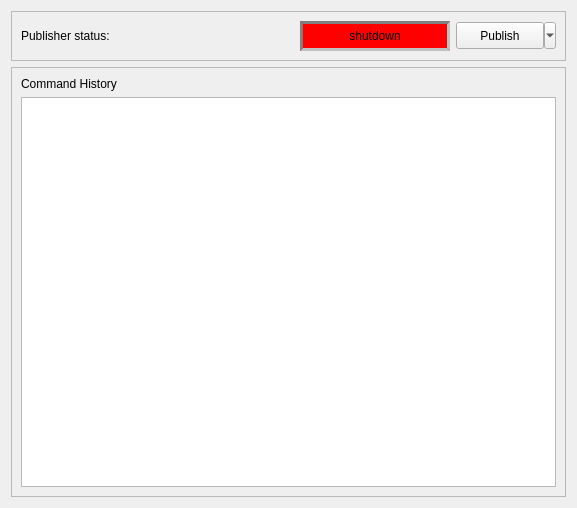
<?xml version="1.0" encoding="UTF-8"?>
<ui version="4.0">
 <class>Form</class>
 <widget class="QWidget" name="Form">
  <property name="geometry">
   <rect>
    <x>0</x>
    <y>0</y>
    <width>577</width>
    <height>508</height>
   </rect>
  </property>
  <property name="windowTitle">
   <string>Form</string>
  </property>
  <layout class="QVBoxLayout" name="verticalLayout">
   <item>
    <widget class="QFrame" name="topFrame">
     <property name="frameShape">
      <enum>QFrame::StyledPanel</enum>
     </property>
     <property name="frameShadow">
      <enum>QFrame::Raised</enum>
     </property>
     <layout class="QHBoxLayout" name="horizontalLayout" stretch="1,0,0">
      <item>
       <widget class="QLabel" name="serverStatusText">
        <property name="text">
         <string>Publisher status:</string>
        </property>
       </widget>
      </item>
      <item>
       <widget class="QLabel" name="serverStatus">
        <property name="minimumSize">
         <size>
          <width>150</width>
          <height>0</height>
         </size>
        </property>
        <property name="styleSheet">
         <string notr="true">background-color: red; border: 3px inset gray; padding: 5px</string>
        </property>
        <property name="frameShape">
         <enum>QFrame::NoFrame</enum>
        </property>
        <property name="frameShadow">
         <enum>QFrame::Plain</enum>
        </property>
        <property name="lineWidth">
         <number>0</number>
        </property>
        <property name="midLineWidth">
         <number>0</number>
        </property>
        <property name="text">
         <string>shutdown</string>
        </property>
        <property name="alignment">
         <set>Qt::AlignCenter</set>
        </property>
       </widget>
      </item>
      <item>
       <widget class="QToolButton" name="toggleStatus">
        <property name="minimumSize">
         <size>
          <width>100</width>
          <height>27</height>
         </size>
        </property>
        <property name="focusPolicy">
         <enum>Qt::NoFocus</enum>
        </property>
        <property name="text">
         <string>Publish</string>
        </property>
        <property name="popupMode">
         <enum>QToolButton::MenuButtonPopup</enum>
        </property>
        <property name="autoRaise">
         <bool>false</bool>
        </property>
        <property name="arrowType">
         <enum>Qt::NoArrow</enum>
        </property>
       </widget>
      </item>
     </layout>
    </widget>
   </item>
   <item>
    <widget class="QFrame" name="centerFrame">
     <property name="frameShape">
      <enum>QFrame::StyledPanel</enum>
     </property>
     <property name="frameShadow">
      <enum>QFrame::Raised</enum>
     </property>
     <layout class="QVBoxLayout" name="verticalLayout_2">
      <item>
       <widget class="QLabel" name="label">
        <property name="text">
         <string>Command History</string>
        </property>
       </widget>
      </item>
      <item>
       <widget class="QListWidget" name="commandList">
        <property name="font">
         <font>
          <family>Monospace</family>
         </font>
        </property>
        <property name="selectionMode">
         <enum>QAbstractItemView::NoSelection</enum>
        </property>
       </widget>
      </item>
     </layout>
    </widget>
   </item>
  </layout>
 </widget>
 <resources/>
 <connections/>
</ui>
